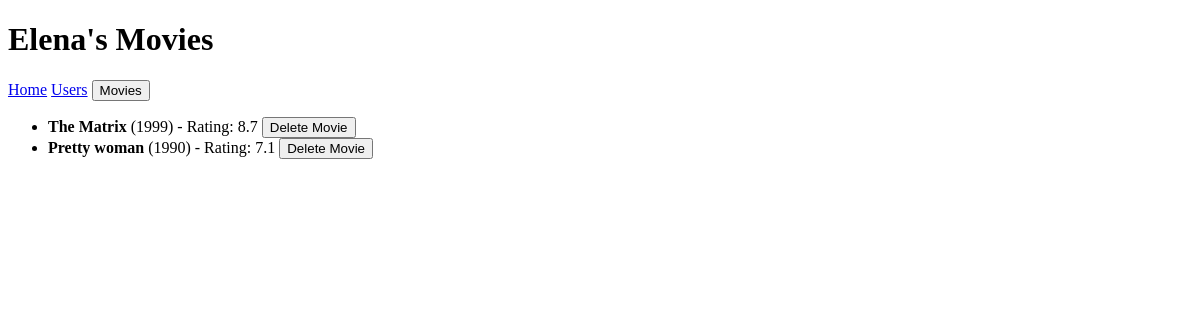
Before: /users/1 with the older database file.
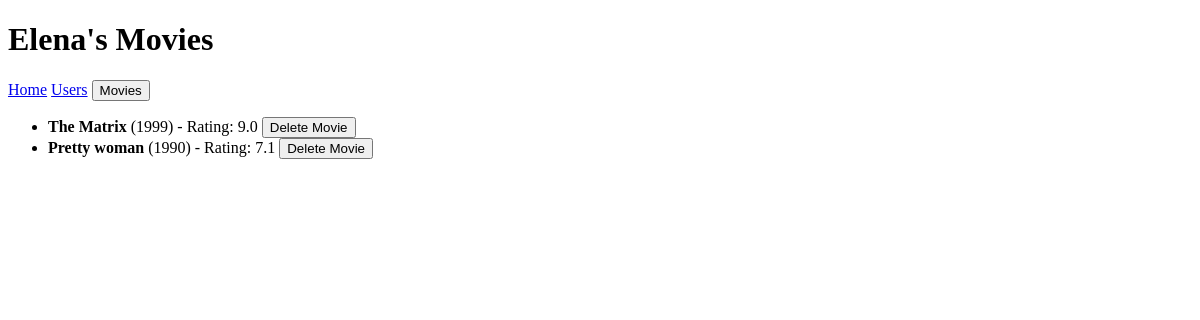
After: the same page with the newer database file.
### datamanager/data_models.py (models this page shows, shortened)
class Movie(db.Model):
    __tablename__ = 'movies'
    id = db.Column(db.Integer, primary_key=True, autoincrement=True)
    title = db.Column(db.String, nullable=False)
    release_year = db.Column(db.Integer, nullable=True)
    poster = db.Column(db.String, nullable=True)
    director = db.Column(db.String, nullable=True)
    rating = db.Column(db.Float, nullable=False)
    user_movies = db.relationship('UserMovies', back_populates='movie', cascade="all, delete")

### app.py (the view)
@app.route('/users/<user_id>', methods=['GET'])
def user_movies(user_id):
    try:
        user_name = data.get_user(user_id)
        if not user_name:
            return redirect('/404')
    except sqlalchemy.exc.NoResultFound:
        return redirect('/404')
    except sqlalchemy.exc.SQLAlchemyError as e:
        print(f"Database error: {e}")
        return redirect('/error')
    except Exception as e:
        print(f"Unexpected error: {e}")
        return redirect('/error')
    try:
        movies = data.get_user_movies(user_id)
    except Exception as e:
        print(f"Error fetching movies for user {user_id}: {e}")
        movies = []
    message = request.args.get('message')
    return render_template('user_movies.html', user=user_name, movies=movies, message=message)

### datamanager/sqlite_data_manager.py (called while the page is built)
    def get_user_movies(self, user_id):
        try:
            user = self.get_user(user_id)
            if not user:
                raise ValueError(f"User with ID {user_id} does not exist.")
            movies = (
                self.db.session.query(Movie)
                .join(UserMovies, UserMovies.movie_id == Movie.id)
                .filter(UserMovies.user_id == user_id)
                .all()
            )
            if not movies:
                raise ValueError(f"No movies found for user ID {user_id}.")
            return movies
        except ValueError as e:
            raise ValueError(f"Could not retrieve movies for user {user_id}: {e}")
        except SQLAlchemyError as e:
            print(f"Error fetching movies for user ID {user_id}: {e}")
            raise

    def get_user(self, user_id):
        try:
            user = self.db.session.query(User).filter(User.id == user_id).one_or_none()
            if not user:
                raise ValueError(f"No user found with ID {user_id}")
            return user
        except SQLAlchemyError as e:
            print(f"Error fetching user with ID {user_id}: {e}")
            raise  # Re-raise the original exception

### templates/user_movies.html (shortened to what this page needs)
<!DOCTYPE html>
<html lang="en">
<head>
</head>
<body>
    <h1>{{ user.name }}'s Movies</h1>
    <nav>
        <a href="/">Home</a>
        <a href="/users">Users</a>
        <a href="/movies"><button>Movies</button></a>
    </nav>
    <main>
        {% if movies %}
            <ul>
                {% for movie in movies %}
                    <li>
                        <strong>{{ movie.title }}</strong> ({{ movie.release_year }}) -
                        Rating: {{ movie.rating }}
                        <form action="{{ url_for('delete_movie', user_id=user.id, movie_id=movie.id) }}" method="GET" style="display:inline;">
                            <button type="submit">Delete Movie</button>
                        </form>
                    </li>
                {% endfor %}
            </ul>
        {% else %}
            <p>No movies added for {{ user.name }} yet.</p>
        {% endif %}
    </main>
</body>
</html>

Changed rows visible on the page:
changed Movie "The Matrix": rating "8.7" → "9.0"
